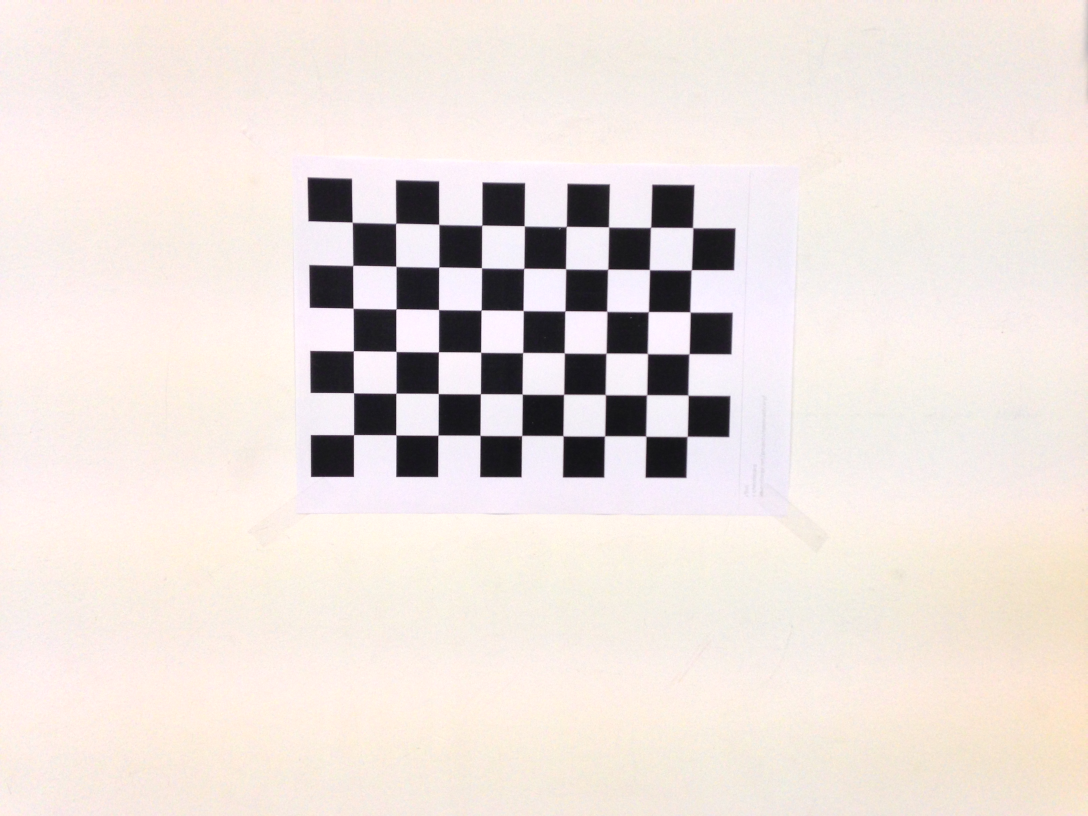
//> input picture images/CameraCalibration/IMG_0917.JPG, 3264 x 2448 px (shown at 1/3 size)
$ ./SURF_descriptor ../../images/CameraCalibration/IMG_0917.JPG ../../images/CameraCalibration/IMG_0918.JPG   (built with g++ and OpenCV 4)
//> lines starting //> are read from the running program, lines starting //| are printed output that depends on the picture
/**
 * @file SURF_descriptor
 * @brief SURF detector + descritpor + BruteForce Matcher + drawing matches with OpenCV functions
 * @author A. Huaman
 */

#include <stdio.h>
#include <iostream>
#include "opencv2/core/core.hpp"
#include "opencv2/features2d/features2d.hpp"
#include "opencv2/highgui/highgui.hpp"
#include "opencv2/nonfree/features2d.hpp"
#include <opencv2/opencv.hpp>

using namespace cv;

void readme();

/**
 * @function main
 * @brief Main function
 */
int main( int argc, char** argv )
{
  if( argc != 3 ) {
      readme();
      return -1;
  }

  Mat img_1 = imread( argv[1], CV_LOAD_IMAGE_GRAYSCALE );
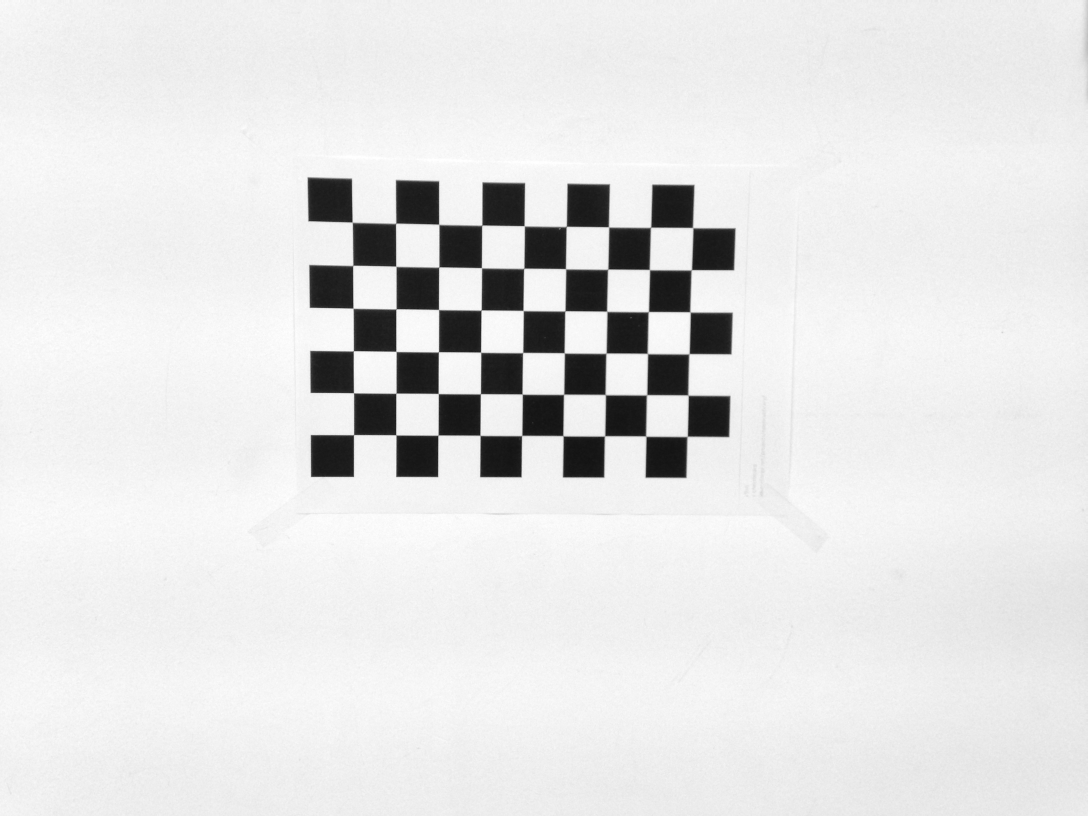
//> img_1: 2448 rows x 3264 cols, CV_8UC1 (shown at 1/3 size); min 14, max 255, mean 226.9
  Mat img_2 = imread( argv[2], CV_LOAD_IMAGE_GRAYSCALE );
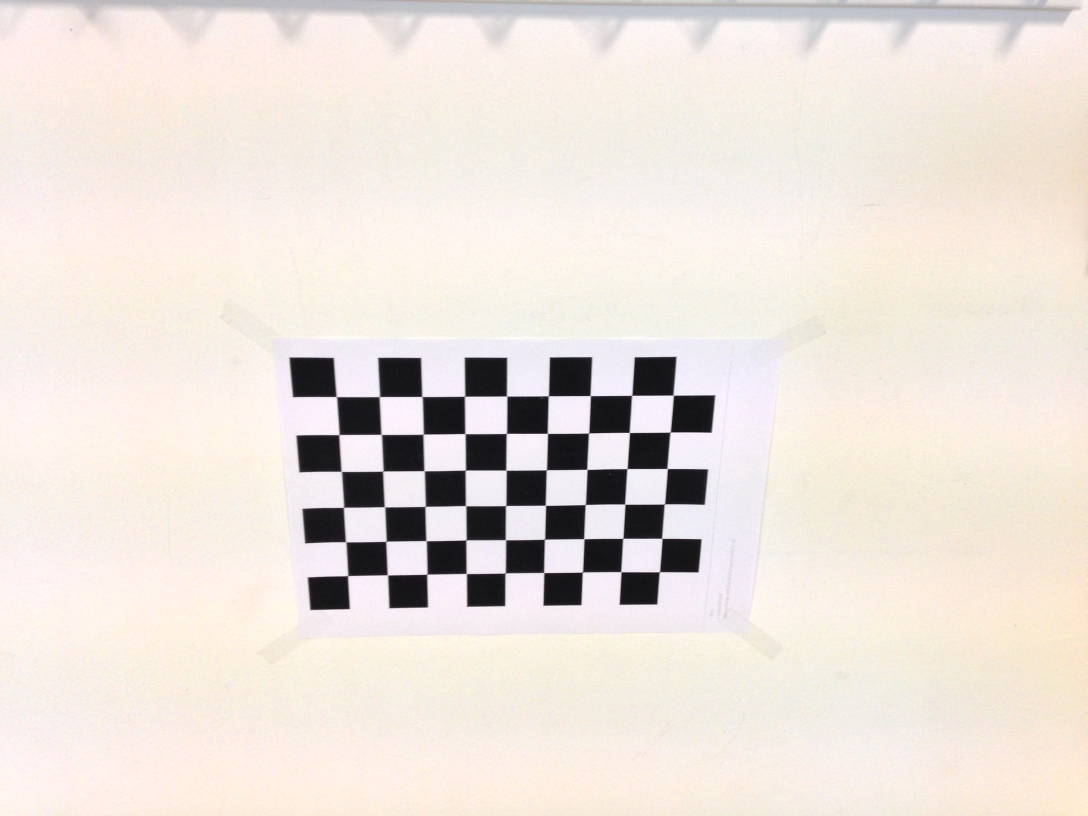
//> input picture images/CameraCalibration/IMG_0918.JPG, 3264 x 2448 px (shown at 1/3 size)
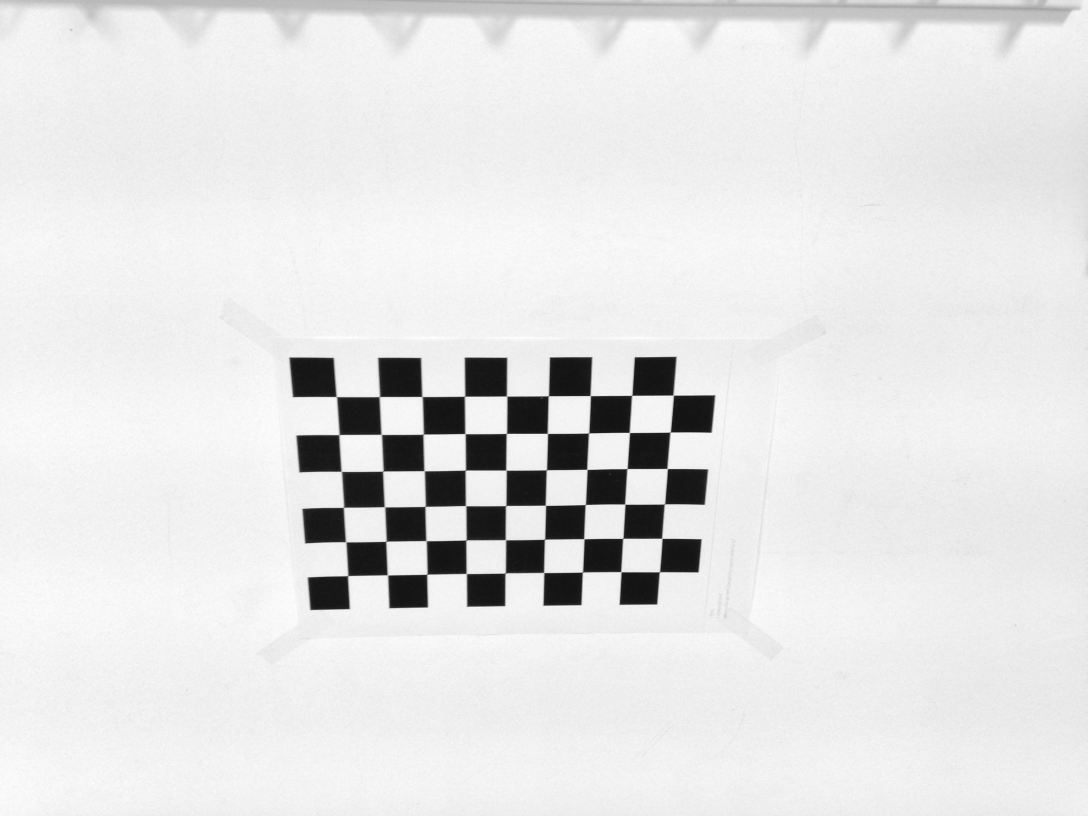
//> img_2: 2448 rows x 3264 cols, CV_8UC1 (shown at 1/3 size); min 6, max 255, mean 227.4

  resize(img_1, img_1, Size(800,600), 0, 0);
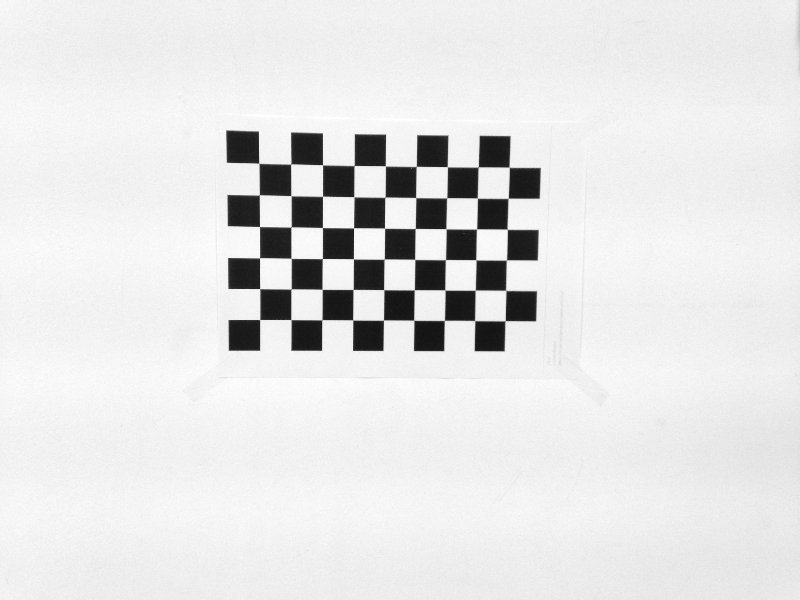
//> img_1: 600 rows x 800 cols, CV_8UC1; min 18, max 255, mean 226.8
  resize(img_2, img_2, Size(800,600), 0, 0);
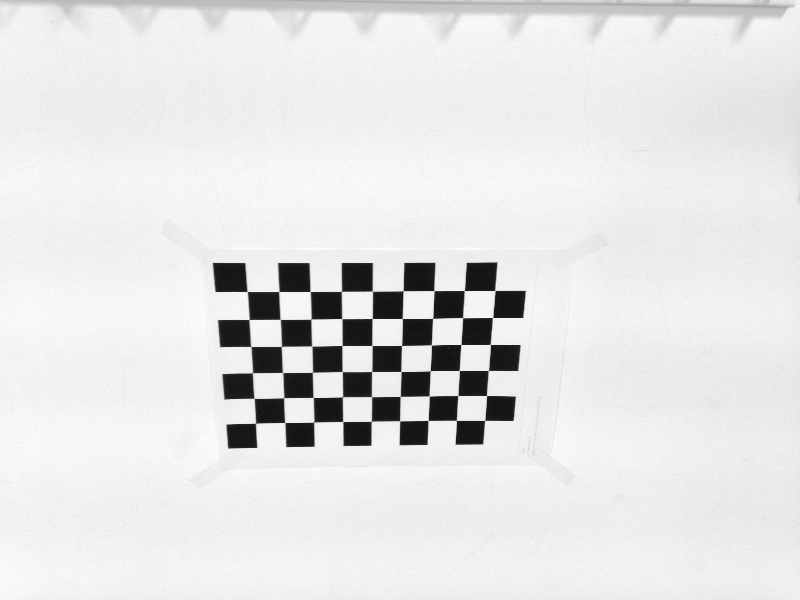
//> img_2: 600 rows x 800 cols, CV_8UC1; min 16, max 255, mean 227.2

  if( !img_1.data || !img_2.data )
  { readme(); return -1; }

  // Reduce las imagenes de tamano
  resize(img_1, img_1, Size(1024, 768), 0, 0, INTER_CUBIC);
//> img_1: 768 rows x 1024 cols, CV_8UC1
  resize(img_2, img_2, Size(1024, 768), 0, 0, INTER_CUBIC);
//> img_2: 768 rows x 1024 cols, CV_8UC1

  //-- Step 1: Detect the keypoints using SURF Detector
  int minHessian = 400;

//> (the run ends here: the program needs code that is not available in this run, at `SurfFeatureDetector detector( minHessian );`)
